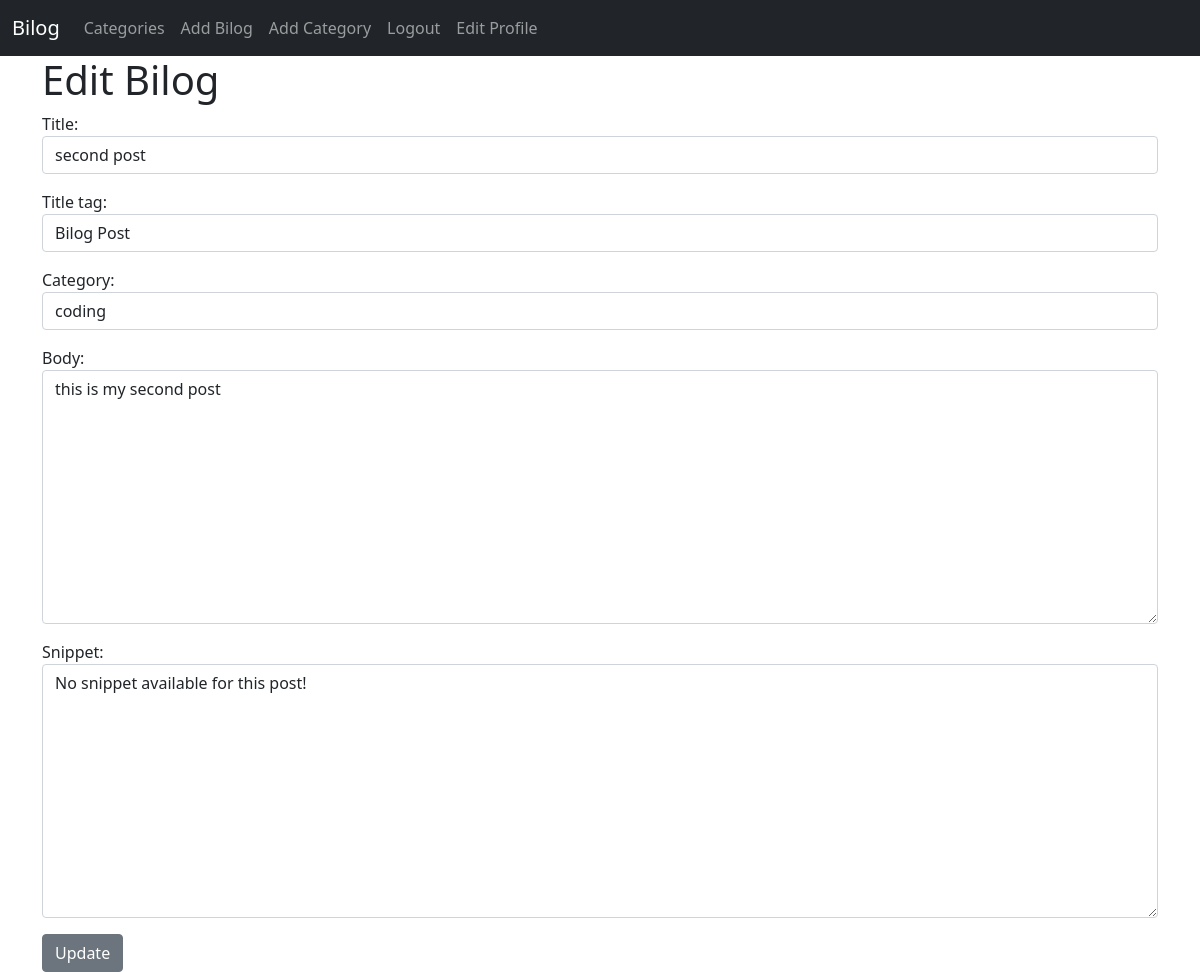
Screenshot of /update_post/2 (signed in) with the database file from the repository.
### thebilog/models.py (models this page shows, shortened)
class Post(models.Model):
    title = models.CharField(max_length=255)
    title_tag = models.CharField(max_length=255)
    author = models.ForeignKey(User, on_delete=models.CASCADE)
    body = RichTextField(blank=True, null=True)
    post_date = models.DateField(auto_now_add=True)
    category = models.CharField(max_length=255, default="uncategorized")
    snippet = models.CharField(max_length=255)
    likes = models.ManyToManyField(User, related_name='blog_post')

### thebilog/views.py (the view)
# urls.py: path('update_post/<int:pk>', UpdatePostView.as_view(), name='update-post'),
class UpdatePostView(UpdateView):
    model = Post
    form_class = EditForm
    template_name = 'update_post.html'

### thebilog/forms.py
class EditForm(forms.ModelForm):
    class Meta:
        model = Post
        fields = ['title', 'title_tag', 'category', 'body', 'snippet']
        widgets = {
            'title': forms.TextInput(attrs={'class': 'form-control'}),
            'title_tag': forms.TextInput(attrs={'class': 'form-control'}),
            'category': forms.Select(choices=choice_list, attrs={'class': 'form-control'}),
            'body': forms.Textarea(attrs={'class': 'form-control'}),
            'snippet': forms.Textarea(attrs={'class': 'form-control'}),
        }

### thebilog/templates/update_post.html (shortened to what this page needs)
{% extends 'base.html' %}
{% block content %}
    {% if user.is_authenticated %}
        {% if user.id == post.author.id %}
            <h1>Edit Bilog</h1>
            <div class="form-group">
                <form method="POST">{% csrf_token %}
                    {{ form.as_p }}
                    <button class="btn btn-secondary">Update</button>
                </form>
            </div>
        {% else %}
            <h2>You are in someone else's personal space! Leave before he finds out.</h2>
        {% endif %}
    {% else %}
            <h1>You need to login first.</h1>
    {% endif %}
{% endblock %}

### rows the page displays
Post: title "second post", title_tag "Bilog Post", category "coding", body "this is my second post", snippet "No snippet available for this post!"
